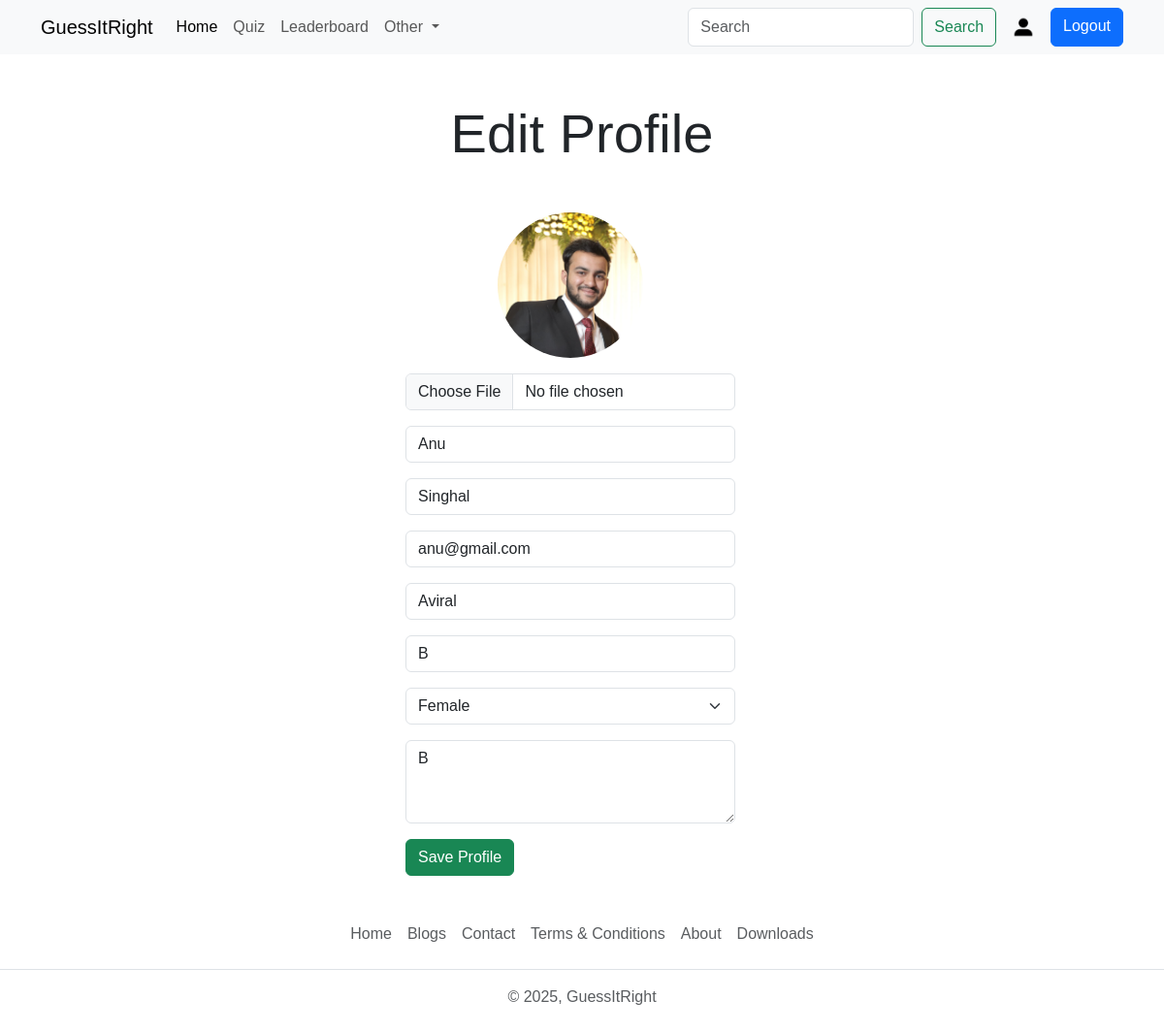
Screenshot of /user/settings (signed in) with the database file from the repository.
### account/models.py (models this page shows, shortened)
class Profile(models.Model):
    user = models.OneToOneField(User, on_delete=models.CASCADE, null=True, verbose_name= 'User Object')
    bio = models.TextField(blank=True, null=True)
    profile_image = models.ImageField(upload_to='profile_images', default='user.png', blank=True, null= True, verbose_name='Profile Picture')
    location = models.CharField(max_length=100, blank=True, null= True, verbose_name= 'Location')
    GENDER = [
        ('male', 'male') ,
        ('Female', 'Female'),
        ('Other', 'Other')
    ]
    gender = models.CharField(max_length=6, choices = GENDER, blank=True, null=True)

### account/views.py (the view, shortened to what this page needs)
# urls.py: path('settings', views.editProfile, name = 'edit_profile') ,
@login_required
def editProfile(request):
    user_object = request.user
    user_profile = request.user.profile
    context = {"user_profile" : user_profile}
    return render(request, 'profile-edit.html', context)

### templates/profile-edit.html (shortened to what this page needs)
{% extends 'index.html' %}
{% block content %}
  <h1 class="display-4 text-center my-5">Edit Profile</h1>
  <div class="container">
    <div class="row row-cols-sm-1 row-cols-lg-3 container">
      <div class="col-12">
      </div>
      <div class="col-12">
        <form action="" method="POST" enctype="multipart/form-data">
            <div class="mb-3 d-flex justify-content-center">
                <img src="{{user_profile.profile_image.url}}" alt="profile-pic" width="150" height="150" class="rounded-circle">
            </div>
          <div class="mb-3">
            <input type="file" name = "Profile_img" class="form-control" id="exampleInputImage">
          </div>
          <div class="mb-3">
            <input type="text" name = "first_name" value="{{user_profile.user.first_name}}" class="form-control" id="exampleInputFirstName" placeholder="First Name" required>
          </div>
          <div class="mb-3">
            <input type="text" name = "last_name" value="{{user_profile.user.last_name}}" class="form-control" id="exampleInputLastName" placeholder="Last Name" required>
          </div>
          <div class="mb-3">
            <input type="email" name = "email" value="{{user_profile.user.email}}" class="form-control" id="exampleInputEmail2" aria-describedby="emailHelp"
              placeholder="Email" required>
          </div>
          <div class="mb-3">
            <input type="text" name = "username" value="{{user_profile.user.username}}" class="form-control" id="exampleInputUsername1" aria-describedby="emailHelp"
              placeholder="Username" required>
          </div>
          <div class="mb-3">
            <input type="text" name = "location" value="{{user_profile.location|default_if_none:''}}" class="form-control" id="exampleInputLocation" placeholder="Location" required>
          </div>
          <div class="mb-3">
            <select class="form-select form-control" name = "gender" value="{{user_profile.user.gender}}" id="exampleInputGender" aria-label="Default select example" required>
                <option {% if user_profile.gender == 'Female' %} selected {% endif %} value="Female" >Female</option>
              </select>
          </div>
          <div class="mb-3">
            <textarea class="form-control" name = "bio" id="exampleFormControlTextarea1" rows="3" placeholder="Your Bio" required>{{user_profile.location|default_if_none:''}}</textarea>
          </div>
          <button type="submit" class="btn btn-success">Save Profile</button>
        </form>
      </div>
      <div class="col-12">
      </div>
    </div>
  </div>
{% endblock content %}

### static/css/style.css (style rules this page uses)
* { font-family: 'Trebuchet MS', 'Lucida Sans Unicode', 'Lucida Grande', 'Lucida Sans', Arial, sans-serif; }

### rows the page displays
Profile: profile_image (picture), first_name "Anu", last_name "Singhal", email "anu@gmail.com", username "Aviral", location "B", gender "Female", bio "B"
